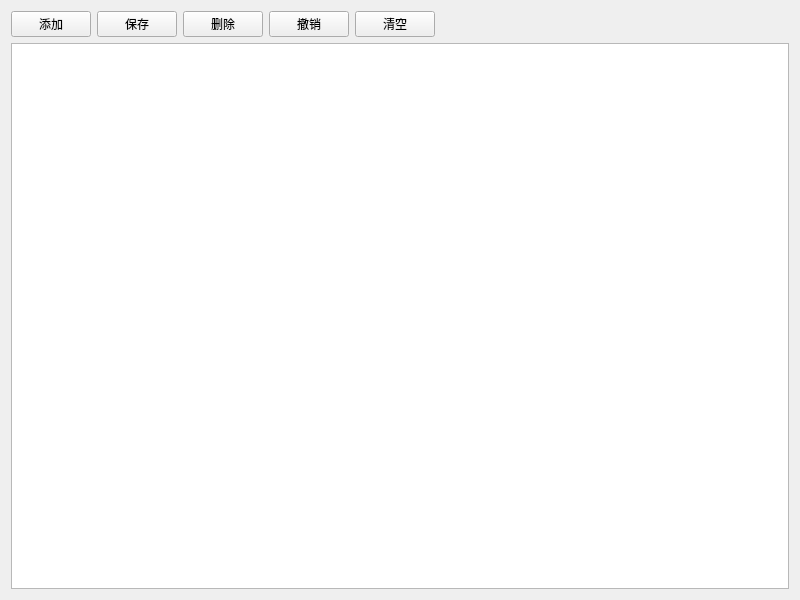
<?xml version="1.0" encoding="UTF-8"?>
<ui version="4.0">
 <class>CANConfigDelegate</class>
 <widget class="QWidget" name="CANConfigDelegate">
  <property name="geometry">
   <rect>
    <x>0</x>
    <y>0</y>
    <width>800</width>
    <height>600</height>
   </rect>
  </property>
  <property name="windowTitle">
   <string>Form</string>
  </property>
  <layout class="QVBoxLayout" name="verticalLayout">
   <item>
    <widget class="QWidget" name="widgetTop" native="true">
     <layout class="QHBoxLayout" name="horizontalLayout_4">
      <property name="leftMargin">
       <number>0</number>
      </property>
      <property name="topMargin">
       <number>0</number>
      </property>
      <property name="rightMargin">
       <number>0</number>
      </property>
      <property name="bottomMargin">
       <number>0</number>
      </property>
      <item>
       <widget class="QPushButton" name="btnAdd">
        <property name="minimumSize">
         <size>
          <width>80</width>
          <height>0</height>
         </size>
        </property>
        <property name="text">
         <string>添加</string>
        </property>
        <property name="icon">
         <iconset resource="../../other/main.qrc">
          <normaloff>:/imageTest/btn_add.png</normaloff>:/imageTest/btn_add.png</iconset>
        </property>
        <property name="iconSize">
         <size>
          <width>18</width>
          <height>18</height>
         </size>
        </property>
       </widget>
      </item>
      <item>
       <widget class="QPushButton" name="btnSave">
        <property name="minimumSize">
         <size>
          <width>80</width>
          <height>0</height>
         </size>
        </property>
        <property name="text">
         <string>保存</string>
        </property>
        <property name="icon">
         <iconset resource="../../other/main.qrc">
          <normaloff>:/imageTest/btn_ok.png</normaloff>:/imageTest/btn_ok.png</iconset>
        </property>
        <property name="iconSize">
         <size>
          <width>18</width>
          <height>18</height>
         </size>
        </property>
       </widget>
      </item>
      <item>
       <widget class="QPushButton" name="btnDelete">
        <property name="minimumSize">
         <size>
          <width>80</width>
          <height>0</height>
         </size>
        </property>
        <property name="text">
         <string>删除</string>
        </property>
        <property name="icon">
         <iconset resource="../../other/main.qrc">
          <normaloff>:/imageTest/btn_close.png</normaloff>:/imageTest/btn_close.png</iconset>
        </property>
        <property name="iconSize">
         <size>
          <width>18</width>
          <height>18</height>
         </size>
        </property>
       </widget>
      </item>
      <item>
       <widget class="QPushButton" name="btnReturn">
        <property name="minimumSize">
         <size>
          <width>80</width>
          <height>0</height>
         </size>
        </property>
        <property name="text">
         <string>撤销</string>
        </property>
        <property name="icon">
         <iconset resource="../../other/main.qrc">
          <normaloff>:/imageTest/btn_set.png</normaloff>:/imageTest/btn_set.png</iconset>
        </property>
        <property name="iconSize">
         <size>
          <width>18</width>
          <height>18</height>
         </size>
        </property>
       </widget>
      </item>
      <item>
       <widget class="QPushButton" name="btnClear">
        <property name="minimumSize">
         <size>
          <width>80</width>
          <height>0</height>
         </size>
        </property>
        <property name="text">
         <string>清空</string>
        </property>
        <property name="icon">
         <iconset resource="../../other/main.qrc">
          <normaloff>:/imageTest/btn_delete.png</normaloff>:/imageTest/btn_delete.png</iconset>
        </property>
        <property name="iconSize">
         <size>
          <width>18</width>
          <height>18</height>
         </size>
        </property>
       </widget>
      </item>
      <item>
       <spacer name="horizontalSpacer">
        <property name="orientation">
         <enum>Qt::Horizontal</enum>
        </property>
        <property name="sizeHint" stdset="0">
         <size>
          <width>40</width>
          <height>20</height>
         </size>
        </property>
       </spacer>
      </item>
     </layout>
    </widget>
   </item>
   <item>
    <widget class="QTableView" name="tableMain"/>
   </item>
  </layout>
 </widget>
 <resources>
  <include location="../../other/main.qrc"/>
 </resources>
 <connections/>
</ui>
